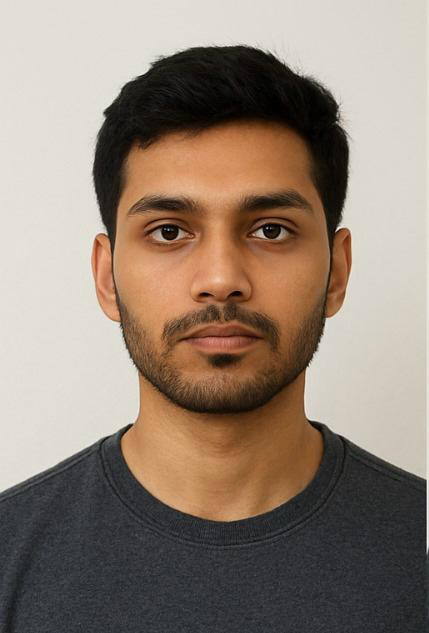
#> input picture CFIS/CFIS/project/project/profile_pics/criminal 17.png, 429 x 633 px; its folder holds only this picture in this run
$ python -i facerec.py   (imports and definitions only)
#> lines starting #> are read from the running program, lines starting #| are printed output that depends on the picture
# facerec.py
import cv2, os
import numpy as np
from PIL import Image

size = 2
# Load cascade relative to this file, so it works on any machine
_BASE_DIR = os.path.dirname(os.path.abspath(__file__))
_CASCADE_PATH = os.path.join(_BASE_DIR, "face_cascade.xml")
haar_cascade = cv2.CascadeClassifier(_CASCADE_PATH)


# [77 lines left out: functions _preprocess_face, train_model, not called in this run]


# Part 2: Use fisherRecognizer on camera stream
def detect_faces(gray_frame):
    global size, haar_cascade

    # Assuming `gray_frame` is a frame captured from DroidCam
    mini_frame = cv2.resize(gray_frame, (int(gray_frame.shape[1] / size), int(gray_frame.shape[0] / size)))

    # Detect faces with default params
    faces = haar_cascade.detectMultiScale(mini_frame)

    # If none found, try detection on a horizontally flipped frame (helps side poses)
    if len(faces) == 0:
        mini_flip = cv2.flip(mini_frame, 1)
        faces = haar_cascade.detectMultiScale(mini_flip)

    return faces


# [80 lines left out: function recognize_face, not called in this run]

>>> import cv2
>>> picture = cv2.imread('profile_pics/criminal 17.png', cv2.IMREAD_GRAYSCALE)
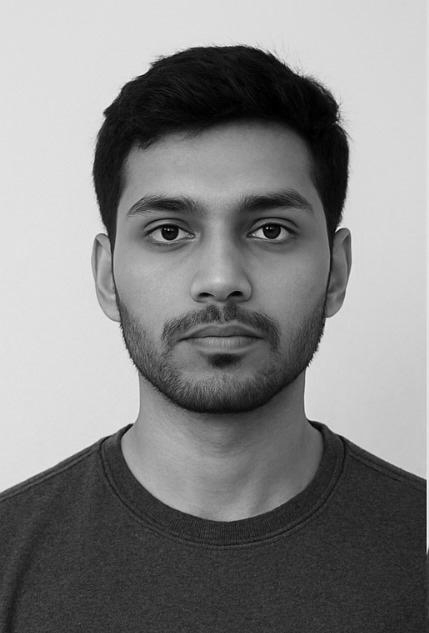
#> picture: shape (633, 429); min 0, max 244, mean 132.8
>>> result = detect_faces(picture)
#> in detect_faces, `faces = haar_cascade.detectMultiScale(mini_frame)`: faces = [[39, 61, 140, 140]]
#> result = [[39, 61, 140, 140]]
